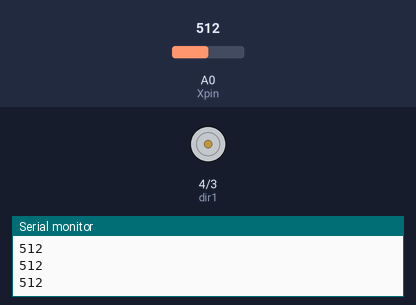
This sketch was run on a simulated Arduino Uno, built with avr-gcc and run on an emulated ATmega328P. Parts: motor-driver pin pairs drawn as motors (green arrow = first pin HIGH = forward, orange = second pin HIGH = backward, longer = more drive, scaled by the enable pin), the last lines printed to the serial monitor. Inputs (shaded band) come from the test bench; at power-on: A0 (Xpin) = 512.

Above: at 1.2 s.
1.3 s: A0 (Xpin) set to 529
At 2.5 s:
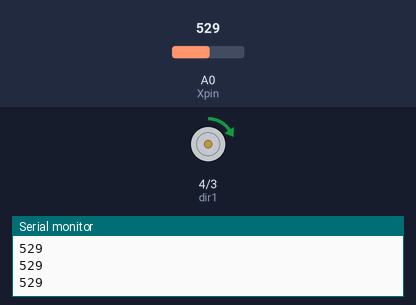
2.8 s: A0 (Xpin) set to 500
At 3.8 s:
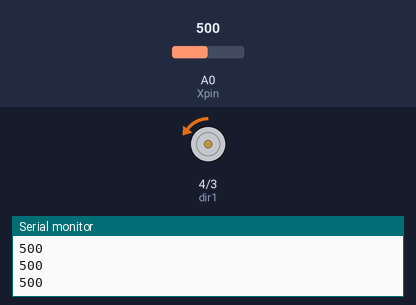
4.3 s: A0 (Xpin) set to 306
At 4.9 s:
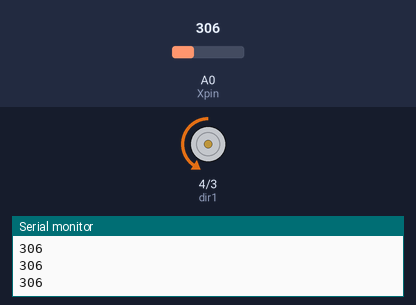
5.8 s: A0 (Xpin) set to 122
At 6.1 s:
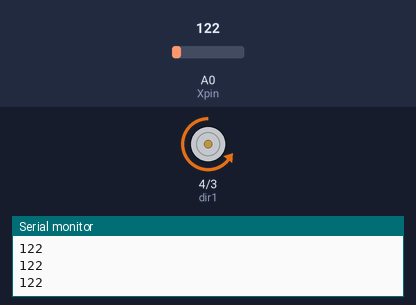
7.3 s: A0 (Xpin) set to 716
At 8.4 s:
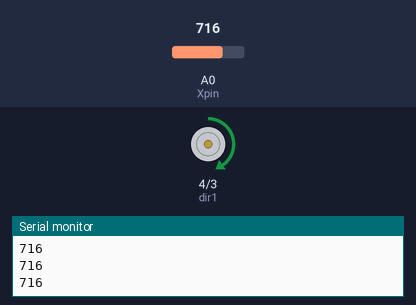
8.8 s: A0 (Xpin) set to 900
At 9.6 s:
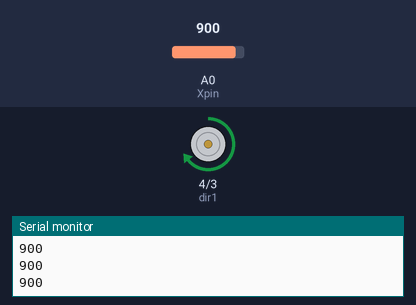
Timing chart, 0 to 11.3 s (numbered marks = the images above; inputs shaded):
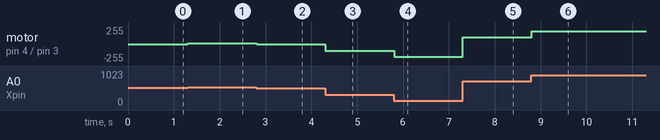

Measured:
- after the input at 1.3 s, motor on pin 4 (dir1) / pin 3 (dir2): stopped → forward 8/255 at once
- after the input at 2.8 s, motor on pin 4 (dir1) / pin 3 (dir2): forward 8/255 → backward 5/255 at once
- after the input at 4.3 s, motor on pin 4 (dir1) / pin 3 (dir2): backward 5/255 → backward 102/255 at once
- after the input at 5.8 s, motor on pin 4 (dir1) / pin 3 (dir2): backward 102/255 → backward 194/255 at once
- after the input at 7.3 s, motor on pin 4 (dir1) / pin 3 (dir2): backward 194/255 → forward 101/255 at once
- after the input at 8.8 s, motor on pin 4 (dir1) / pin 3 (dir2): forward 101/255 → forward 193/255 at once

The sketch:

DC_motor.ino
```cpp
int speedPin = 5;
int dir1 = 4;
int dir2 = 3;
int mSpeed;
int Xpin = A0;
int Ypin = A1;
int button = 13;
int Xval;
int Yval;
int Bval;

void setup() {

  pinMode(speedPin, OUTPUT);
  pinMode(dir1, OUTPUT);
  pinMode(dir2, OUTPUT);
  pinMode(Xpin, INPUT);
  pinMode(Ypin, INPUT);
  pinMode(button, INPUT);
  digitalWrite(button, HIGH);
  Serial.begin(9600);

}

void loop() {

  Xval = analogRead(Xpin);

  if (Xval < 510){
    digitalWrite(dir1, LOW);
    digitalWrite(dir2, HIGH);
    mSpeed = -255./512. * Xval + 255.;
    analogWrite(speedPin, mSpeed);
  }

  if (Xval >= 520){
    digitalWrite(dir1, HIGH);
    digitalWrite(dir2, LOW);
    mSpeed = 255./512. * Xval - 255.;
    analogWrite(speedPin, mSpeed);
  }

  Serial.println(Xval);
}
```
